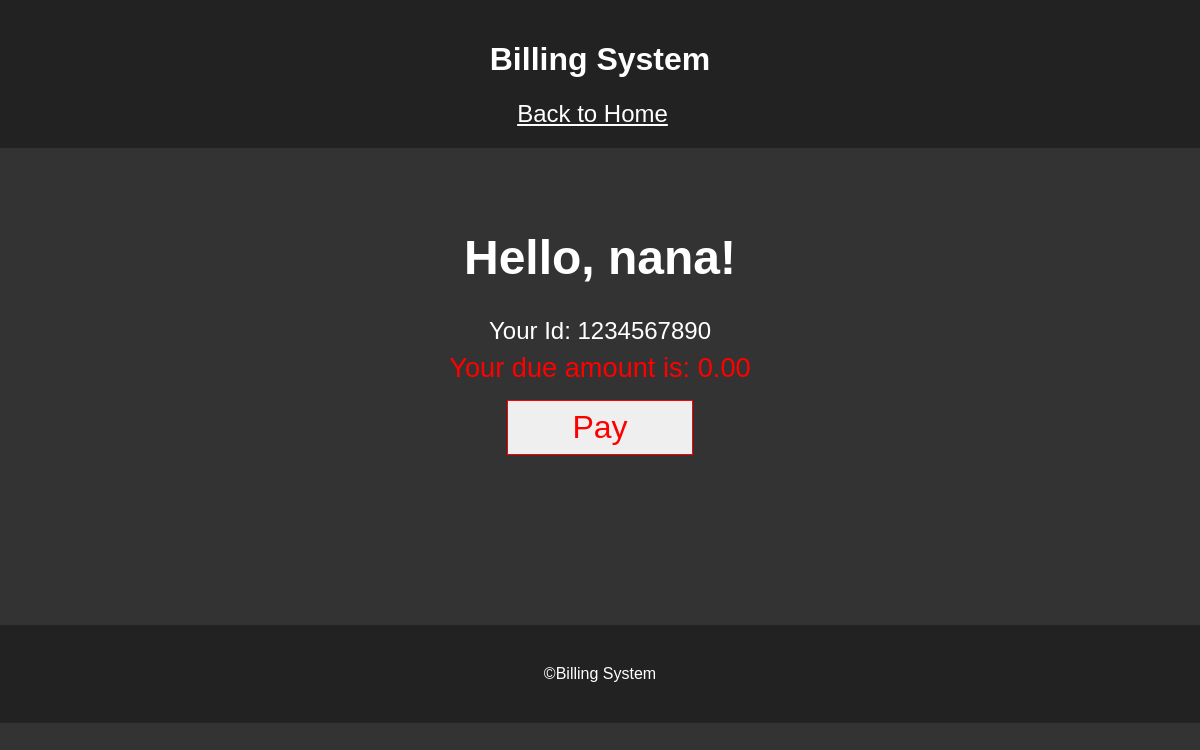
The app's page /customer-home/12/ with its own data.
### billing/models.py (models this page shows)
class Customer(models.Model):
    customer_number = models.CharField(max_length=100, unique=True)
    name = models.CharField(max_length=100)
    address = models.TextField()
    due_amount = models.DecimalField(max_digits=10, decimal_places=2, default=0)
    class Meta:
        app_label = 'billing'

### billing/views.py (the view)
# urls.py: path('customer-home/<int:customer_id>/', views.customer_home, name='customer_home'),
def customer_home(request, customer_id):
    try:
        customer = Customer.objects.get(id=customer_id)
    except Customer.DoesNotExist:
        customer = None
    context = {'customer': customer}
    return render(request, 'billing/customer_home.html', context)

### billing/templates/billing/customer_home.html (shortened to what this page needs)
{% extends 'base.html' %} {% block content %}
<div class="customer-home">
  {% if customer %}
  <h1>Hello, {{ customer.name }}!</h1>
  <p>Your Id: {{ customer.customer_number }}</p>
  <p class="red">Your due amount is: {{ customer.due_amount }}</p>
  {% else %}
  <p>No customer found with the provided ID.</p>
  {% endif %}
  <form method="post" action="{% url 'pay_due_amount' customer.id %}">
    <input type="submit" value="Pay" class="btn">
</form>
</div>
{% endblock %}

### billing/templates/base.html (style rules this page uses)
body, h3, p { margin: 0; padding: 0; }
body { font-family: Arial, sans-serif; background-color: #333; color: #fff; }

### billing/templates/billing/customer_home.html (style rules this page uses)
.red { font-size: 1.7rem; color: red; margin-top: 0.4rem; text-align: center; }
.customer-home { font-size: 1.5rem; }
.btn { padding: 0.5rem 4rem; margin-top: 1rem; font-size: 2rem; color: red; border: 1px solid red; }

### records on screen
Customer: name "nana", customer_number "1234567890", due_amount "0.00"
